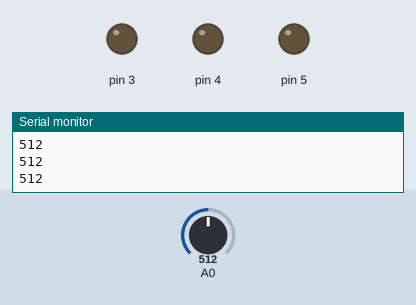
Recording of a sketch running on a simulated Arduino Uno, built with avr-gcc and run on an emulated ATmega328P. Parts: output pins drawn as LEDs (lit = HIGH), the last lines printed to the serial monitor. The test bench sets the inputs (shaded band); at power-on: A0 = 512.

Above: at 1.2 s.
1.3 s: A0 set to 208
2.8 s: A0 set to 190
At 3.3 s:
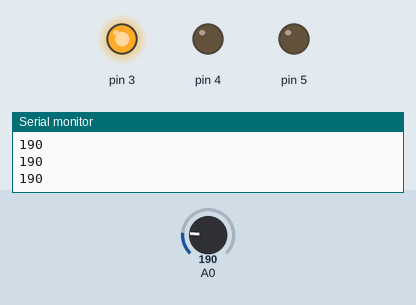
4.3 s: A0 set to 90
At 5.5 s:
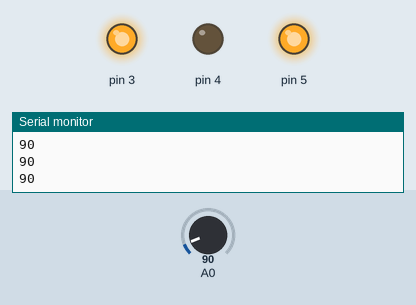
5.8 s: A0 set to 40
At 6.7 s:
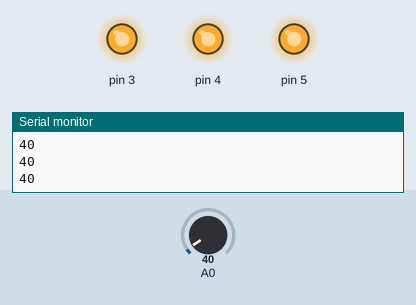
7.3 s: A0 set to 60
At 7.8 s:
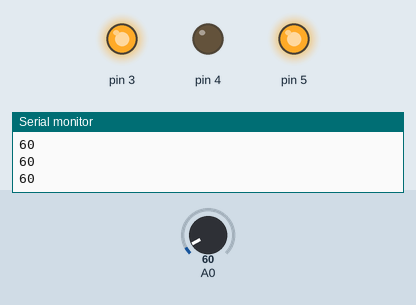
8.8 s: A0 set to 110
At 10.2 s:
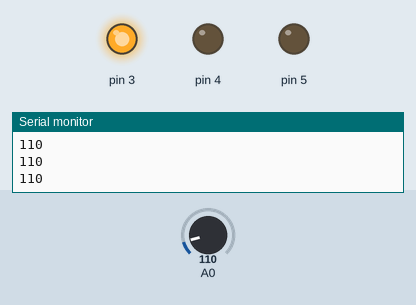
Timing chart, 0 to 11.3 s (numbered marks = the images above; inputs shaded):
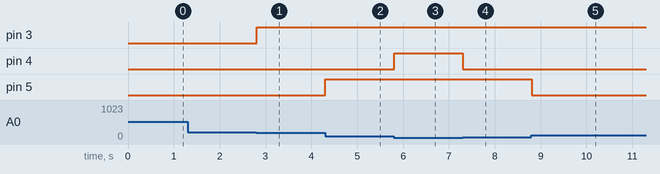

The sketch:

18_LightSensor.ino
```cpp
void setup() {
  // put your setup code here, to run once:
  Serial.begin(9600);
  pinMode(5, OUTPUT);
  pinMode(4, OUTPUT);
  pinMode(3, OUTPUT);

  digitalWrite(3, LOW);
  digitalWrite(4, LOW);
  digitalWrite(5, LOW);
}

void loop() {
  // put your main code here, to run repeatedly:
  int light = analogRead(A0);

  Serial.println(light);

  if (light < 50)
  {
    digitalWrite(3, HIGH);
    digitalWrite(4, HIGH);
    digitalWrite(5, HIGH);
  }
  else if (light > 50 && light < 100)
  {
    digitalWrite(3, HIGH);
    digitalWrite(4, LOW);
    digitalWrite(5, HIGH);
  }
  else if (light > 100 && light < 200)
  {
    digitalWrite(3, HIGH);
    digitalWrite(4, LOW);
    digitalWrite(5, LOW);
  }
  else
  {
    digitalWrite(3, LOW);
    digitalWrite(4, LOW);
    digitalWrite(5, LOW);
  }

  //analogWrite(5, map(light, 300, 0, 0 , 255));

}
```

Measured:
- the behaviour switches between 200 and 199 on A0 (found by bisection; images 0 and 1)
- after the input at 2.8 s, pin 3: LOW → HIGH at once
- after the input at 4.3 s, pin 5: LOW → HIGH at once
- after the input at 5.8 s, pin 4: LOW → HIGH at once
- after the input at 7.3 s, pin 4: HIGH → LOW at once
- after the input at 8.8 s, pin 5: HIGH → LOW at once
